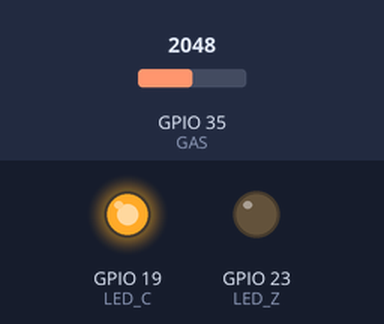
This program was run on a simulated ESP32. On the bench: output pins drawn as LEDs (lit = HIGH). The test bench sets the inputs (shaded band); at power-on: GPIO 35 (GAS) = 2048. WiFi joins after 1.5 s; servers stay silent unless stated; uploads are accepted with an empty reply; what the program prints to the serial monitor is not drawn.

Above: at 2.7 s.
2.8 s: GPIO 35 (GAS) set to 530
5.1 s: GPIO 35 (GAS) set to 447
At 6.2 s:
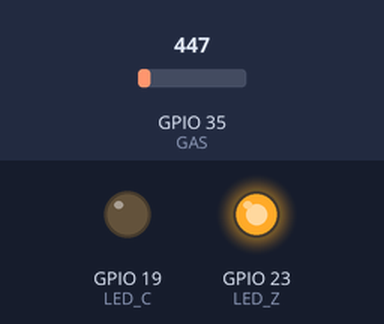
6.8 s: GPIO 35 (GAS) set to 540
At 8.1 s:
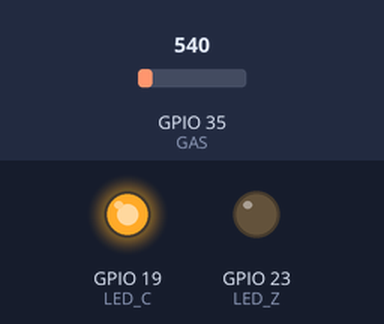
9.0 s: GPIO 35 (GAS) set to 491
At 11.1 s:
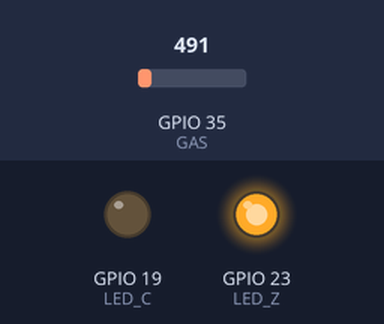
Timing chart, 0 to 12.4 s (numbered marks = the images above; inputs shaded):
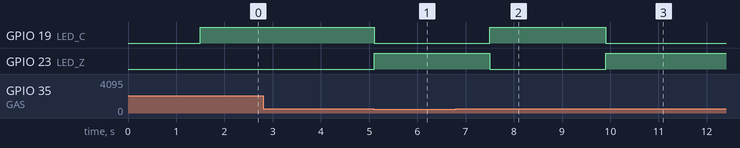

Measured:
- the behaviour switches between 501 and 500 on GPIO 35 (GAS) (found by bisection; images 0 and 1)
- after the input at 2.8 s, every drawn part: stays the same
- after the input at 5.1 s, GPIO 19 (LED_C): HIGH → LOW at once; GPIO 23 (LED_Z): LOW → HIGH at once
- after the input at 6.8 s, GPIO 19 (LED_C): LOW → HIGH after 0.70 s; GPIO 23 (LED_Z): HIGH → LOW after 0.70 s
- after the input at 9.0 s, GPIO 19 (LED_C): HIGH → LOW after 0.91 s; GPIO 23 (LED_Z): LOW → HIGH after 0.91 s

The program:

main.cpp
```cpp
#include <Arduino.h>
#include <WiFi.h>
#include <HTTPClient.h>
#include <ArduinoJson.h>

//IP adresa servera
const char *serverName = "http://192.168.252.137:80/gas_sens";
HTTPClient http;

//SSID i PASS za WiFi
const char* SSID = "Zeba SCAN";
const char* PASSWORD = "zebascan";

#define LED_Z 23
#define LED_C 19
#define GAS 35


//Spajanje na WiFi
void setup() {
  Serial.begin(9600);

  WiFi.begin(SSID, PASSWORD);
  Serial.print("Connecting to WiFi ..");
  while (WiFi.status() != WL_CONNECTED){
    Serial.print('.');
    delay(500);
  }
  Serial.println(WiFi.localIP());
  //Definiranje pinMode
  pinMode(LED_C, OUTPUT);
  pinMode(LED_Z, OUTPUT);
  pinMode(GAS, INPUT);
}

StaticJsonDocument<200> doc;

void loop() {
  int reading = analogRead(GAS);
  //Serial.println(reading);

  if (reading > 500) {
    digitalWrite(LED_C, HIGH);
    digitalWrite(LED_Z, LOW);
  } else {
    digitalWrite(LED_C, LOW);
    digitalWrite(LED_Z, HIGH);
  }

  //Kreiranje i slanje JSON poruke putem POST zahtjeva
  doc["gas"] = String(reading);
  String json;
  serializeJson(doc, json);

  //Print json poruke na serial monitor
  Serial.println(json);

  //Spajanje sa serverom
  http.begin(serverName);

  //Dodavanje
  http.addHeader("Content-Type", "application/json");

  int httpResponseCode = http.POST(json);

  Serial.print("Status code: ");
  Serial.println(httpResponseCode);
  Serial.println(http.getString());

  http.end();

  delay(1000);
}
```
